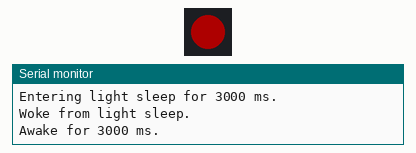
The sketch below on a simulated ESP32-S3. On the bench: 1 RGB LEDs in strip order, left to right, the last lines printed to the serial monitor. Dim RGB values are drawn brighter than linear.

Above: at 4.25 s.
At 6.0 s:
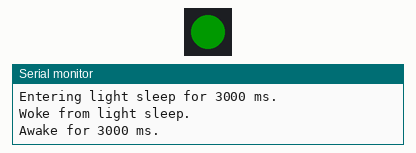
At 7.01 s:
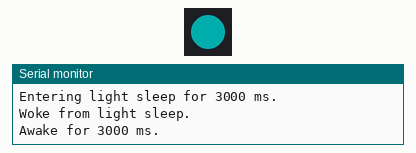
At 7.6 s:
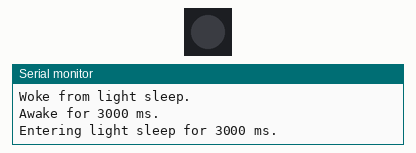
Timing chart, 0 to 9.4 s (numbered marks = the images above):
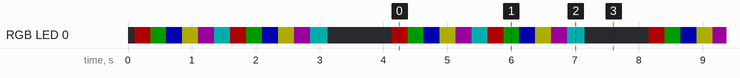

Measured:
- by itself, everything shown: repeats every 4.0 s, in 13 steps

The sketch:

IoTSenseNode_Sleep_Mode_Example.ino
```cpp
// (licence header left out)
#include <Arduino.h>
#include <FastLED.h>
#include <WiFi.h>
#include "driver/gpio.h"
#include "esp_sleep.h"

// Sleep mode options. Set ANABIT_SLEEP_MODE to one of these values.
#define ANABIT_LIGHT_SLEEP 0
#define ANABIT_DEEP_SLEEP 1

// User setting: choose ANABIT_LIGHT_SLEEP or ANABIT_DEEP_SLEEP.
// Light sleep resumes after the timer wakeup. Deep sleep restarts the sketch after the timer wakeup.
#ifndef ANABIT_SLEEP_MODE
#define ANABIT_SLEEP_MODE ANABIT_LIGHT_SLEEP
#endif

// User setting: awake time and sleep time, in milliseconds.
// Default is 3000 ms awake, then 3000 ms asleep.
#ifndef ANABIT_SLEEP_TIME_MS
#define ANABIT_SLEEP_TIME_MS 3000UL
#endif

// RGB LED settings for the IoT SenseNode onboard WS2812.
#define NUM_LEDS 1
#define DATA_PIN 1
#define LED_BRIGHTNESS 50
#define LED_FLASH_TIME_MS 250UL

CRGB leds[NUM_LEDS];

// Colors shown while the board is awake.
const CRGB wakeColors[] = {
  CRGB::Red,
  CRGB::Green,
  CRGB::Blue,
  CRGB::Yellow,
  CRGB::Purple,
  CRGB::Cyan
};

const size_t wakeColorCount = sizeof(wakeColors) / sizeof(wakeColors[0]);

// Function prototypes. Helper method bodies are kept after loop().
void setLed(const CRGB& color);
void turnLedOff();
void releaseHeldPinsAfterDeepSleep();
void disableRadios();
void preparePinsForSleep();
void flashLedDuringWakeWindow(uint32_t wakeTime_ms);
void enterTimedSleep(uint32_t sleepTime_ms);
void runWakeThenSleepCycle();

/*
  Initializes serial output, disables unused radios, configures the RGB LED,
  prints the selected sleep mode, and starts the first wake/sleep cycle.
  Arguments: none.
  Returns: nothing.
*/
void setup() {
  Serial.begin(115200);
  delay(100);

  // If the previous cycle used deep sleep, release the held LED data pin before using FastLED.
  releaseHeldPinsAfterDeepSleep();

  // Keep radio current out of the sleep-mode measurement.
  disableRadios();

  // The SenseNode RGB LED uses GRB color order.
  FastLED.addLeds<WS2812, DATA_PIN, GRB>(leds, NUM_LEDS);
  FastLED.setBrightness(LED_BRIGHTNESS);
  turnLedOff();

#if ANABIT_SLEEP_MODE == ANABIT_DEEP_SLEEP
  Serial.println("IoT SenseNode ESP32-S3 deep sleep demo.");
#else
  Serial.println("IoT SenseNode ESP32-S3 light sleep demo.");
#endif

  // Run one wake/sleep cycle immediately after boot.
  // In deep sleep mode, the sketch restarts here on every timer wakeup.
  runWakeThenSleepCycle();
}

/*
  Runs repeated wake/sleep cycles when light sleep mode is selected. Deep sleep
  never resumes in loop() because the ESP32-S3 restarts after each timer wakeup.
  Arguments: none.
  Returns: nothing.
*/
void loop() {
#if ANABIT_SLEEP_MODE == ANABIT_LIGHT_SLEEP
  // Light sleep resumes here after waking, so loop starts the next cycle.
  runWakeThenSleepCycle();
#endif

  // Deep sleep never resumes here because the ESP32-S3 restarts after wakeup.
}

/*
  Sets the onboard RGB LED to a requested color and immediately updates the LED.
  Arguments:
    color - FastLED CRGB color value to display.
  Returns: nothing.
*/
void setLed(const CRGB& color) {
  leds[0] = color;
  FastLED.show();
}

/*
  Turns the onboard RGB LED off.
  Arguments: none.
  Returns: nothing.
*/
void turnLedOff() {
  setLed(CRGB::Black);
}

/*
  Releases any GPIO hold left over from a previous deep sleep cycle so FastLED
  can control the RGB LED data pin after the ESP32-S3 wakes and restarts.
  Arguments: none.
  Returns: nothing.
*/
void releaseHeldPinsAfterDeepSleep() {
  // Deep sleep can hold GPIO states. Release the hold before configuring the LED again.
  gpio_hold_dis((gpio_num_t)DATA_PIN);
  gpio_deep_sleep_hold_dis();
}

/*
  Turns off WiFi and Bluetooth so radio current is not included in the sleep
  mode measurement.
  Arguments: none.
  Returns: nothing.
*/
void disableRadios() {
  // WiFi and Bluetooth are not used in this demo, so turn them off before measuring current.
  WiFi.disconnect(true);
  WiFi.mode(WIFI_OFF);
  btStop();
}

/*
  Clears the RGB LED and drives the LED data pin low before sleep so the pin is
  not floating and the LED is not left on.
  Arguments: none.
  Returns: nothing.
*/
void preparePinsForSleep() {
  // Make sure the addressable LED is off before the MCU sleeps.
  FastLED.clear(true);
  FastLED.show();
  delay(20);

  // Drive the LED data pin low so it is not left floating during sleep.
  pinMode(DATA_PIN, OUTPUT);
  digitalWrite(DATA_PIN, LOW);
}

/*
  Flashes the RGB LED through the wake color list for the requested awake time.
  Arguments:
    wakeTime_ms - awake window length in milliseconds.
  Returns: nothing.
*/
void flashLedDuringWakeWindow(uint32_t wakeTime_ms) {
  uint32_t start_ms = millis();
  size_t colorIndex = 0;

  // Keep flashing colors until the configured awake window has elapsed.
  while ((millis() - start_ms) < wakeTime_ms) {
    setLed(wakeColors[colorIndex]);
    colorIndex = (colorIndex + 1) % wakeColorCount;
    delay(LED_FLASH_TIME_MS);
  }

  turnLedOff();
}

/*
  Configures the ESP32-S3 timer wakeup source and enters the selected sleep mode.
  In deep sleep mode this function does not return because the chip restarts on
  wake. In light sleep mode this function returns after the timer wakeup.
  Arguments:
    sleepTime_ms - sleep duration in milliseconds.
  Returns: nothing.
*/
void enterTimedSleep(uint32_t sleepTime_ms) {
  uint64_t sleepTime_us = (uint64_t)sleepTime_ms * 1000ULL;

  Serial.print("Entering ");

#if ANABIT_SLEEP_MODE == ANABIT_DEEP_SLEEP
  Serial.print("deep");
#else
  Serial.print("light");
#endif

  Serial.print(" sleep for ");
  Serial.print(sleepTime_ms);
  Serial.println(" ms.");
  Serial.flush();

  disableRadios();
  preparePinsForSleep();

  // Configure the ESP32-S3 timer as the wake source.
  esp_sleep_enable_timer_wakeup(sleepTime_us);

#if ANABIT_SLEEP_MODE == ANABIT_DEEP_SLEEP
  // Hold the LED data pin low while the chip is in deep sleep.
  gpio_hold_en((gpio_num_t)DATA_PIN);
  gpio_deep_sleep_hold_en();
  esp_deep_sleep_start();
#else
  esp_light_sleep_start();
  Serial.println("Woke from light sleep.");
#endif
}

/*
  Runs one full demo cycle: print the awake time, flash the LED while awake,
  then enter the configured sleep mode for the same amount of time.
  Arguments: none.
  Returns: nothing.
*/
void runWakeThenSleepCycle() {
  Serial.print("Awake for ");
  Serial.print(ANABIT_SLEEP_TIME_MS);
  Serial.println(" ms.");

  flashLedDuringWakeWindow(ANABIT_SLEEP_TIME_MS);
  enterTimedSleep(ANABIT_SLEEP_TIME_MS);
}
```
